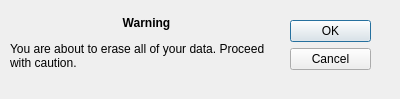
<?xml version="1.0" encoding="UTF-8"?>
<ui version="4.0">
 <class>Dialog</class>
 <widget class="QDialog" name="Dialog">
  <property name="geometry">
   <rect>
    <x>0</x>
    <y>0</y>
    <width>400</width>
    <height>99</height>
   </rect>
  </property>
  <property name="windowTitle">
   <string>Clear Data</string>
  </property>
  <widget class="QDialogButtonBox" name="clearWarningButtons">
   <property name="geometry">
    <rect>
     <x>290</x>
     <y>20</y>
     <width>81</width>
     <height>241</height>
    </rect>
   </property>
   <property name="orientation">
    <enum>Qt::Vertical</enum>
   </property>
   <property name="standardButtons">
    <set>QDialogButtonBox::Cancel|QDialogButtonBox::Ok</set>
   </property>
  </widget>
  <widget class="QLabel" name="clearWarningLabel">
   <property name="geometry">
    <rect>
     <x>16</x>
     <y>10</y>
     <width>261</width>
     <height>20</height>
    </rect>
   </property>
   <property name="font">
    <font>
     <weight>75</weight>
     <bold>true</bold>
    </font>
   </property>
   <property name="text">
    <string>Warning</string>
   </property>
   <property name="textFormat">
    <enum>Qt::AutoText</enum>
   </property>
   <property name="alignment">
    <set>Qt::AlignBottom|Qt::AlignHCenter</set>
   </property>
  </widget>
  <widget class="QLabel" name="clearWarningText">
   <property name="geometry">
    <rect>
     <x>10</x>
     <y>30</y>
     <width>271</width>
     <height>51</height>
    </rect>
   </property>
   <property name="text">
    <string>You are about to erase all of your data. Proceed with caution.</string>
   </property>
   <property name="wordWrap">
    <bool>true</bool>
   </property>
  </widget>
 </widget>
 <resources/>
 <connections>
  <connection>
   <sender>clearWarningButtons</sender>
   <signal>accepted()</signal>
   <receiver>Dialog</receiver>
   <slot>accept()</slot>
   <hints>
    <hint type="sourcelabel">
     <x>248</x>
     <y>254</y>
    </hint>
    <hint type="destinationlabel">
     <x>157</x>
     <y>274</y>
    </hint>
   </hints>
  </connection>
  <connection>
   <sender>clearWarningButtons</sender>
   <signal>rejected()</signal>
   <receiver>Dialog</receiver>
   <slot>reject()</slot>
   <hints>
    <hint type="sourcelabel">
     <x>316</x>
     <y>260</y>
    </hint>
    <hint type="destinationlabel">
     <x>286</x>
     <y>274</y>
    </hint>
   </hints>
  </connection>
 </connections>
</ui>
